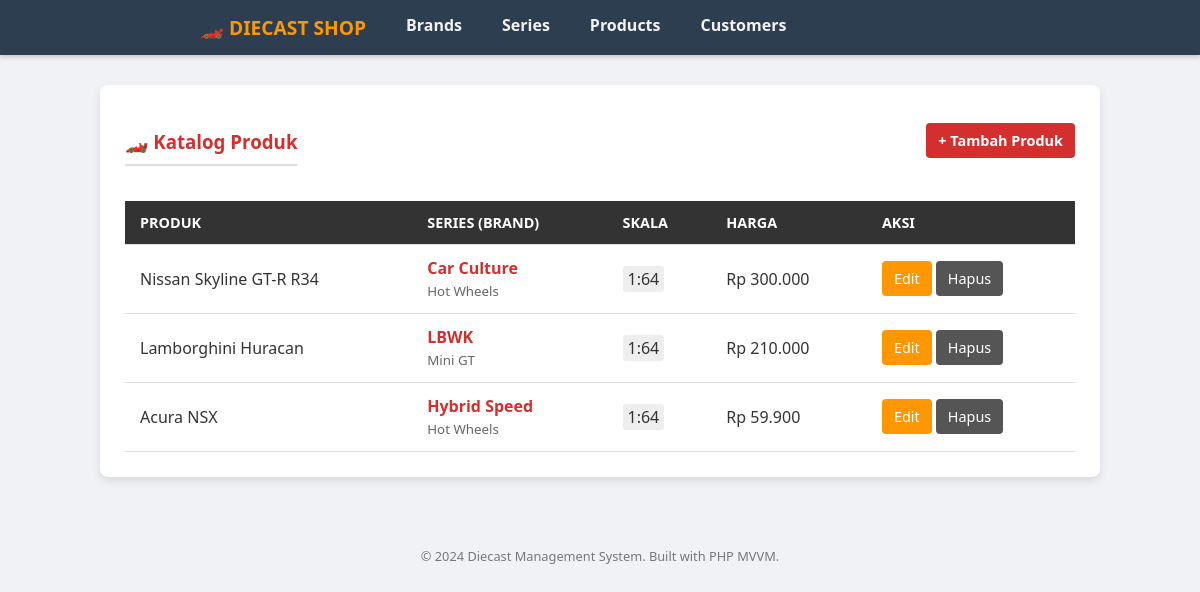
Screenshot of /Program/index.php with the database file from the repository.
### tables this page shows
CREATE TABLE `products` (
  `id_product` int(11) NOT NULL,
  `id_series` int(11) NOT NULL,
  `product_name` varchar(150) NOT NULL,
  `scale` varchar(20) NOT NULL,
  `price` decimal(10,2) NOT NULL
);

CREATE TABLE `series` (
  `id_series` int(11) NOT NULL,
  `id_brand` int(11) NOT NULL,
  `series_name` varchar(100) NOT NULL
);

CREATE TABLE `brands` (
  `id_brand` int(11) NOT NULL,
  `name` varchar(100) NOT NULL
);

### Program/viewmodels/ProductViewModel.php (called while the page is built, shortened)
<?php
require_once 'models/ProductModel.php';
class ProductViewModel {
    private $model;
    public function __construct($db) {
        $this->model = new ProductModel($db);
    }
    public function index() {
        $products = $this->model->getAll();
        include 'views/product_list.php';
    }
}
?>

### Program/models/ProductModel.php (called while the page is built, shortened)
<?php
class ProductModel {
    private $db;
    public function __construct($db) {
        $this->db = $db;
    }
    public function getAll() {
        $sql = "SELECT products.*, series.series_name, brands.name as brand_name
                FROM products
                JOIN series ON products.id_series = series.id_series
                JOIN brands ON series.id_brand = brands.id_brand";
        $stmt = $this->db->query($sql);
        return $stmt->fetchAll(PDO::FETCH_ASSOC);
    }
}
?>

### Program/views/product_list.php (the view)
<?php include 'views/template/header.php'; ?>
<?php include 'views/template/navigation.php'; ?>
<div class="container">
    <div style="display:flex; justify-content:space-between; align-items:center;">
        <h3>🏎️ Katalog Produk</h3>
        <a href="index.php?mod=product&act=form" class="btn btn-add">+ Tambah Produk</a>
    </div>
    <table>
        <thead>
            <tr>
                <th>Produk</th>
                <th>Series (Brand)</th>
                <th>Skala</th>
                <th>Harga</th>
                <th>Aksi</th>
            </tr>
        </thead>
        <tbody>
            <?php foreach ($products as $row): ?>
            <tr>
                <td><?= htmlspecialchars($row['product_name']) ?></td>
                <td>
                    <span style="color:#d32f2f; font-weight:bold;"><?= htmlspecialchars($row['series_name']) ?></span><br>
                    <small style="color:#666;"><?= htmlspecialchars($row['brand_name']) ?></small>
                </td>
                <td><span style="background:#eee; padding:2px 5px; border-radius:3px;"><?= htmlspecialchars($row['scale']) ?></span></td>
                <td>Rp <?= number_format($row['price'], 0, ',', '.') ?></td>
                <td>
                    <a href="index.php?mod=product&act=form&id=<?= $row['id_product'] ?>" class="btn btn-edit">Edit</a>
                    <a href="index.php?mod=product&act=delete&id=<?= $row['id_product'] ?>" class="btn btn-delete" onclick="return confirm('Yakin hapus?')">Hapus</a>
                </td>
            </tr>
            <?php endforeach; ?>
        </tbody>
    </table>
</div>
<?php include 'views/template/footer.php'; ?>

### Program/index.php (shortened to what this page needs)
<?php
$database = new Database();
$db = $database->getConnection();
$mod = isset($_GET['mod']) ? $_GET['mod'] : 'product';
$act = isset($_GET['act']) ? $_GET['act'] : 'index';
$id  = isset($_GET['id']) ? $_GET['id'] : null;
switch ($mod) {
    case 'product':
        require_once 'viewmodels/ProductViewModel.php';
        $vm = new ProductViewModel($db);
        break;
}
if ($act == 'index') {
    $vm->index();
} elseif ($act == 'form') {
    $vm->form($id);
} elseif ($act == 'delete') {
    $vm->delete($id);
} else {
    $vm->index();
}
?>

### Program/views/template/header.php (shortened to what this page needs)
<!DOCTYPE html>
<html lang="id">
<head>
</head>
<body>

### Program/views/template/navigation.php
<div class="navbar">
    <a href="#" class="brand-logo">🏎️ DIECAST SHOP</a>
    <a href="index.php?mod=brand">Brands</a>
    <a href="index.php?mod=series">Series</a>
    <a href="index.php?mod=product">Products</a>
    <a href="index.php?mod=customer">Customers</a>
</div>

### Program/views/template/footer.php
<div style="text-align: center; margin-top: 50px; padding: 20px; color: #777; font-size: 0.8em;">
        &copy; 2024 Diecast Management System. Built with PHP MVVM.
    </div>
</body>
</html>

### Program/views/template/header.php (style rules this page uses)
* { box-sizing: border-box; }
body { font-family: 'Segoe UI', Tahoma, Geneva, Verdana, sans-serif; background-color: #f0f2f5; margin: 0; padding: 0; color: #333; }
h3 { color: #d32f2f; margin-bottom: 20px; border-bottom: 2px solid #ddd; padding-bottom: 10px; }
.container { max-width: 1000px; margin: 30px auto; background: #fff; padding: 25px; border-radius: 8px; box-shadow: 0 4px 10px rgba(0,0,0,0.1); }
.navbar { background-color: #2c3e50; overflow: hidden; padding: 0 15%; box-shadow: 0 2px 5px rgba(0,0,0,0.2); }
.navbar a { float: left; display: block; color: #f2f2f2; text-align: center; padding: 14px 20px; text-decoration: none; font-weight: bold; transition: 0.3s; }
.navbar .brand-logo { float: left; color: #ff9800; font-size: 1.2em; cursor: default; }
table { width: 100%; border-collapse: collapse; margin-top: 15px; }
table th, table td { padding: 12px 15px; text-align: left; border-bottom: 1px solid #ddd; }
table th { background-color: #333; color: white; text-transform: uppercase; font-size: 0.9em; }
.btn { padding: 8px 12px; text-decoration: none; border-radius: 4px; font-size: 0.9em; display: inline-block; cursor: pointer; border: none; transition: 0.3s; }
.btn-add { background-color: #d32f2f; color: white; font-weight: bold; margin-bottom: 15px; }
.btn-edit { background-color: #ff9800; color: white; }
.btn-delete { background-color: #555; color: white; }

### rows the page displays
products: product_name "Nissan Skyline GT-R R34", id_series.series_name "Car Culture", brands.name "Hot Wheels", scale "1:64", price "300.000"
products: product_name "Lamborghini Huracan", id_series.series_name "LBWK", brands.name "Mini GT", scale "1:64", price "210.000"
products: product_name "Acura NSX", id_series.series_name "Hybrid Speed", brands.name "Hot Wheels", scale "1:64", price "59.900"
